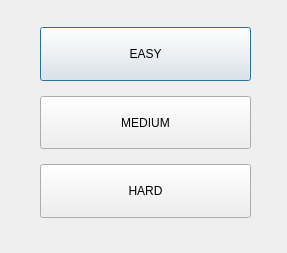
<?xml version="1.0" encoding="UTF-8"?>
<ui version="4.0">
 <class>DifficultyDialog</class>
 <widget class="QDialog" name="Dialog">
  <property name="geometry">
   <rect>
    <x>0</x>
    <y>0</y>
    <width>287</width>
    <height>253</height>
   </rect>
  </property>
  <property name="windowTitle">
   <string>Dialog</string>
  </property>
  <widget class="QWidget" name="verticalLayoutWidget">
   <property name="geometry">
    <rect>
     <x>40</x>
     <y>27</y>
     <width>211</width>
     <height>191</height>
    </rect>
   </property>
   <layout class="QVBoxLayout" name="verticalLayout">
    <property name="spacing">
     <number>15</number>
    </property>
    <item>
     <widget class="QPushButton" name="buttonEasy">
      <property name="sizePolicy">
       <sizepolicy hsizetype="Minimum" vsizetype="Minimum">
        <horstretch>0</horstretch>
        <verstretch>0</verstretch>
       </sizepolicy>
      </property>
      <property name="text">
       <string>EASY</string>
      </property>
     </widget>
    </item>
    <item>
     <widget class="QPushButton" name="buttonMedium">
      <property name="sizePolicy">
       <sizepolicy hsizetype="Minimum" vsizetype="Minimum">
        <horstretch>0</horstretch>
        <verstretch>0</verstretch>
       </sizepolicy>
      </property>
      <property name="text">
       <string>MEDIUM</string>
      </property>
     </widget>
    </item>
    <item>
     <widget class="QPushButton" name="buttonHard">
      <property name="sizePolicy">
       <sizepolicy hsizetype="Minimum" vsizetype="Minimum">
        <horstretch>0</horstretch>
        <verstretch>0</verstretch>
       </sizepolicy>
      </property>
      <property name="text">
       <string>HARD</string>
      </property>
     </widget>
    </item>
   </layout>
  </widget>
 </widget>
 <resources/>
 <connections/>
</ui>
